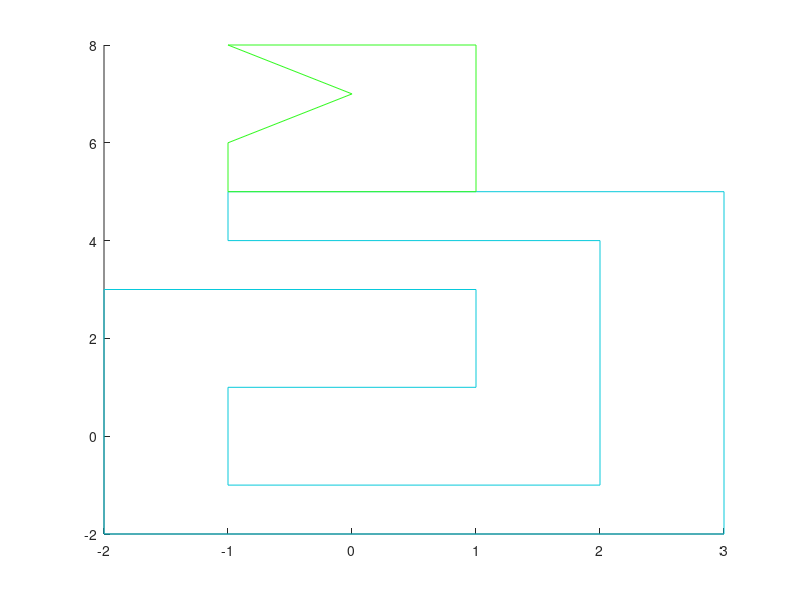

Write MATLAB code to recreate this figure.
fid = fopen('obstacles.txt');
n0 = textscan(fid,'%d',1); %lecture du nombre d'obstacles
n = n0{1,1};

j=1;

while(j~=n+1)
    m0 = textscan(fid,'%d',1); %lecture du nombre de segments dans le premier obstacle
    m_i = m0{1,1};
    obstacle = zeros(m_i,4); % matrice des coordonnées des points des segments de l'obstacle i
    for i=1:m_i
        k = textscan(fid,'%f',1);
        obstacle(i,1) = k{1,1};
        k = textscan(fid,'%f',1);
        obstacle(i,2) = k{1,1};
        k = textscan(fid,'%f',1);
        obstacle(i,3) = k{1,1};
        k = textscan(fid,'%f',1);
        obstacle(i,4) = k{1,1};
    end
    hold on
    col = rand(1,3);% fixer une couleur
    for i=1:m_i
    plot([obstacle(i,1) obstacle(i,3)],[obstacle(i,2) obstacle(i,4)], 'Color',col);
    end
    j=j+1;
end
hold off


% ZZ = 1:5;
% for k = 1:10
%   dTdz3 = rand(1,5);
%   plot(ZZ,dTdz3, 'Color', rand(1,3))
%   hold on;
% end



